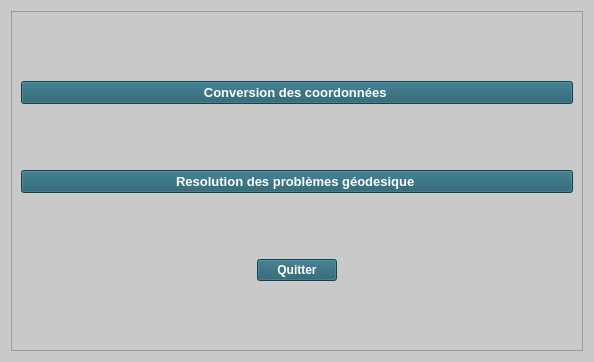
<?xml version="1.0" encoding="UTF-8"?>
<ui version="4.0">
 <class>Form</class>
 <widget class="QWidget" name="Form">
  <property name="geometry">
   <rect>
    <x>0</x>
    <y>0</y>
    <width>594</width>
    <height>362</height>
   </rect>
  </property>
  <property name="windowTitle">
   <string>Form</string>
  </property>
  <property name="styleSheet">
   <string notr="true">background-color: rgb(201, 201, 201);</string>
  </property>
  <layout class="QVBoxLayout" name="verticalLayout_2">
   <item>
    <widget class="QFrame" name="frame">
     <property name="frameShape">
      <enum>QFrame::StyledPanel</enum>
     </property>
     <property name="frameShadow">
      <enum>QFrame::Raised</enum>
     </property>
     <layout class="QVBoxLayout" name="verticalLayout">
      <item>
       <widget class="QPushButton" name="pushButton">
        <property name="font">
         <font>
          <family>MS Shell Dlg 2</family>
          <pointsize>10</pointsize>
          <weight>75</weight>
          <italic>false</italic>
          <bold>true</bold>
         </font>
        </property>
        <property name="styleSheet">
         <string notr="true">
background-color: rgb(29, 90, 107);
color: rgb(255, 255, 255);</string>
        </property>
        <property name="text">
         <string>Conversion des coordonnées </string>
        </property>
       </widget>
      </item>
      <item>
       <widget class="QPushButton" name="pushButton_2">
        <property name="font">
         <font>
          <family>MS Shell Dlg 2</family>
          <pointsize>10</pointsize>
          <weight>75</weight>
          <italic>false</italic>
          <bold>true</bold>
         </font>
        </property>
        <property name="styleSheet">
         <string notr="true">
background-color: rgb(29, 90, 107);
color: rgb(255, 255, 255);</string>
        </property>
        <property name="text">
         <string>Resolution des problèmes géodesique </string>
        </property>
       </widget>
      </item>
      <item alignment="Qt::AlignHCenter">
       <widget class="QPushButton" name="pushButton_4">
        <property name="sizePolicy">
         <sizepolicy hsizetype="Fixed" vsizetype="Fixed">
          <horstretch>0</horstretch>
          <verstretch>0</verstretch>
         </sizepolicy>
        </property>
        <property name="font">
         <font>
          <pointsize>9</pointsize>
          <weight>75</weight>
          <bold>true</bold>
         </font>
        </property>
        <property name="styleSheet">
         <string notr="true">background-color: rgb(29, 90, 107);
color: rgb(255, 255, 255);</string>
        </property>
        <property name="text">
         <string>Quitter</string>
        </property>
       </widget>
      </item>
     </layout>
    </widget>
   </item>
  </layout>
 </widget>
 <resources/>
 <connections/>
</ui>
